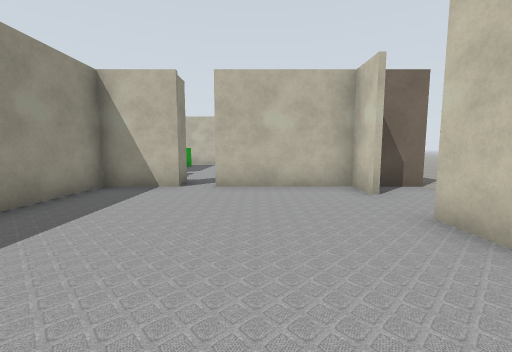
[1] (above)

12 first-person views from a walk through a robot-simulator world made for Gazebo. The camera is 0.94 m above the floor, tilts 6° down and sees 90° across. The lines on the ground mark 1 m squares. The floor is counted in squares, 1 m on a side. Each view is taken from the middle of a square. On the plan, view 1 faces up. The plan holds only what a view shows up to about 10 squares ahead; the rest is blank. The place goes on beyond the plan.

[2]
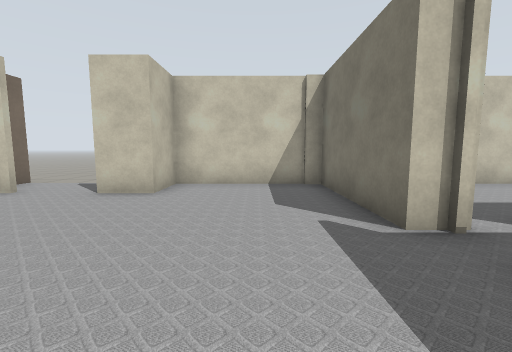

[3]
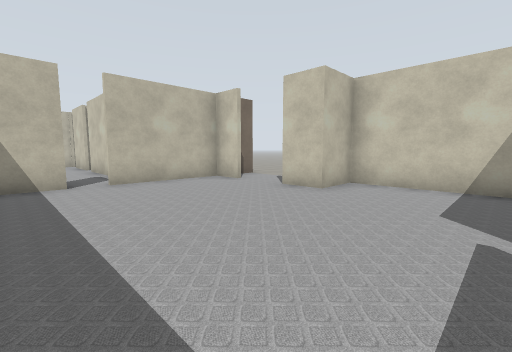

[4]
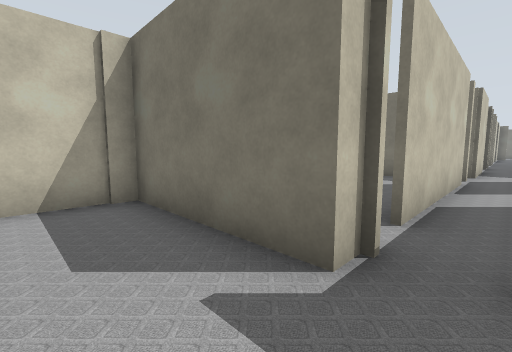

[5]
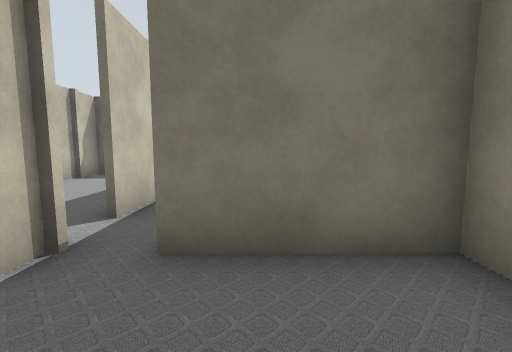

[6]
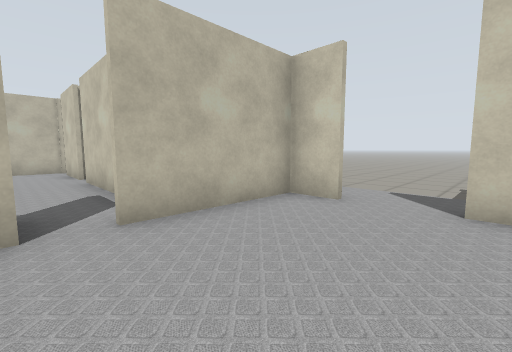

[7]
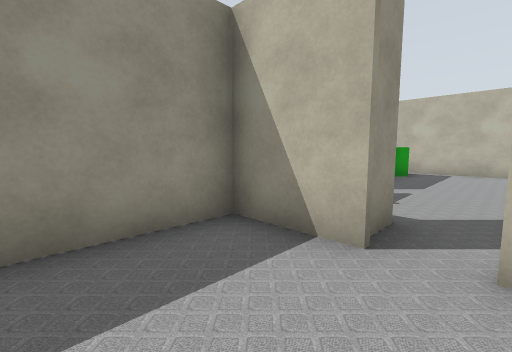

[8]
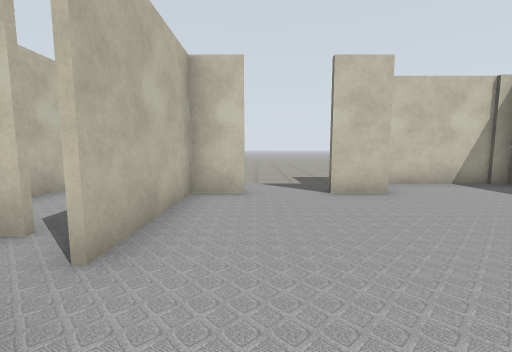

[9]
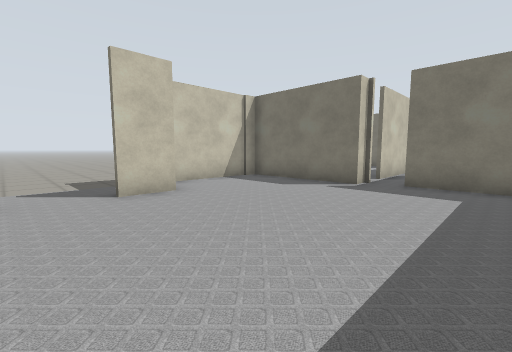

[10]
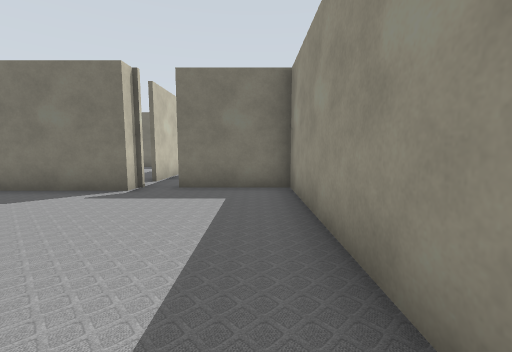

[11]
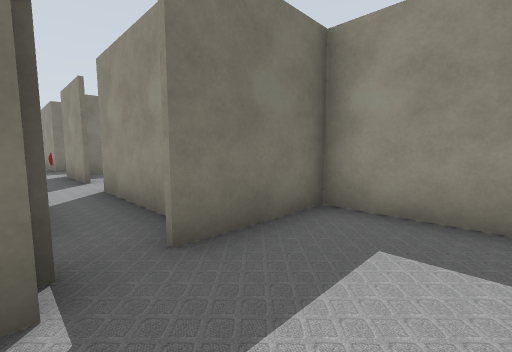

[12]
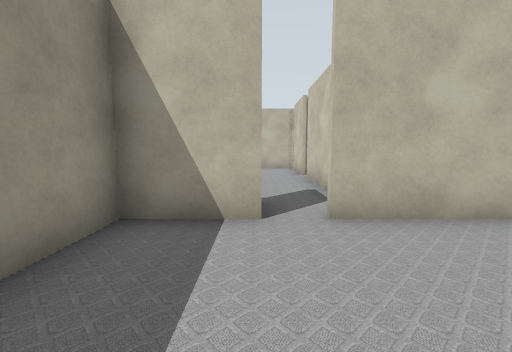

### Floor plan
Points are (right, up) in squares from view 1. A wall is a line through its corners. A room is listed if a view was taken in it or the views show most of it. See-through windows are left out.
Room 1 (views 1, 2, 3, 4, 5, 6, 7, 8, 9, 10, 11, 12)
walls: (-0.1, -1.7) (3.9, -1.7) (3.9, 2.2) (2.4, 2.2) (2.4, 3.5); (2.4, 5.1) (2.4, 6.4) (-1.1, 6.4); (-2, 6.4) (-3.8, 6.4) (-3.8, -2.2) (-1, -2.2)
ways out: gap at (-1, -2) to room 2; opening at (3, 4.5); gap at (-1, 6)
Room 2 (no view inside)
walls: (-1.6, -8.1) (-1.6, -10.9); (-0.1, -8.6) (-0.1, -3.4); (-1.6, -3.4) (-1.6, -6.5); (-0.1, -11.5) (-0.1, -10.6)
ways out: gap at (-1, -2) to room 1; opening at (-2, -7.5); opening at (-1, -10.5); opening at (0, -9); opening at (0, -3)

Where each view was taken, in squares from view 1:
view 1: 0 up, 0 right, facing up
view 2: 0 up, 3 left, facing right
view 3: 1 down, 3 left, facing up-right
view 4: 0 up, 1 left, facing down-right
view 5: 0 up, 2 left, facing down
view 6: 3 up, 2 left, facing up-right
view 7: 4 up, 1 left, facing up-left
view 8: 5 up, 3 left, facing right
view 9: 5 up, 3 left, facing down-right
view 10: 4 up, 3 left, facing down
view 11: 0 up, 0 right, facing down-left
view 12: 3 up, 2 left, facing up
